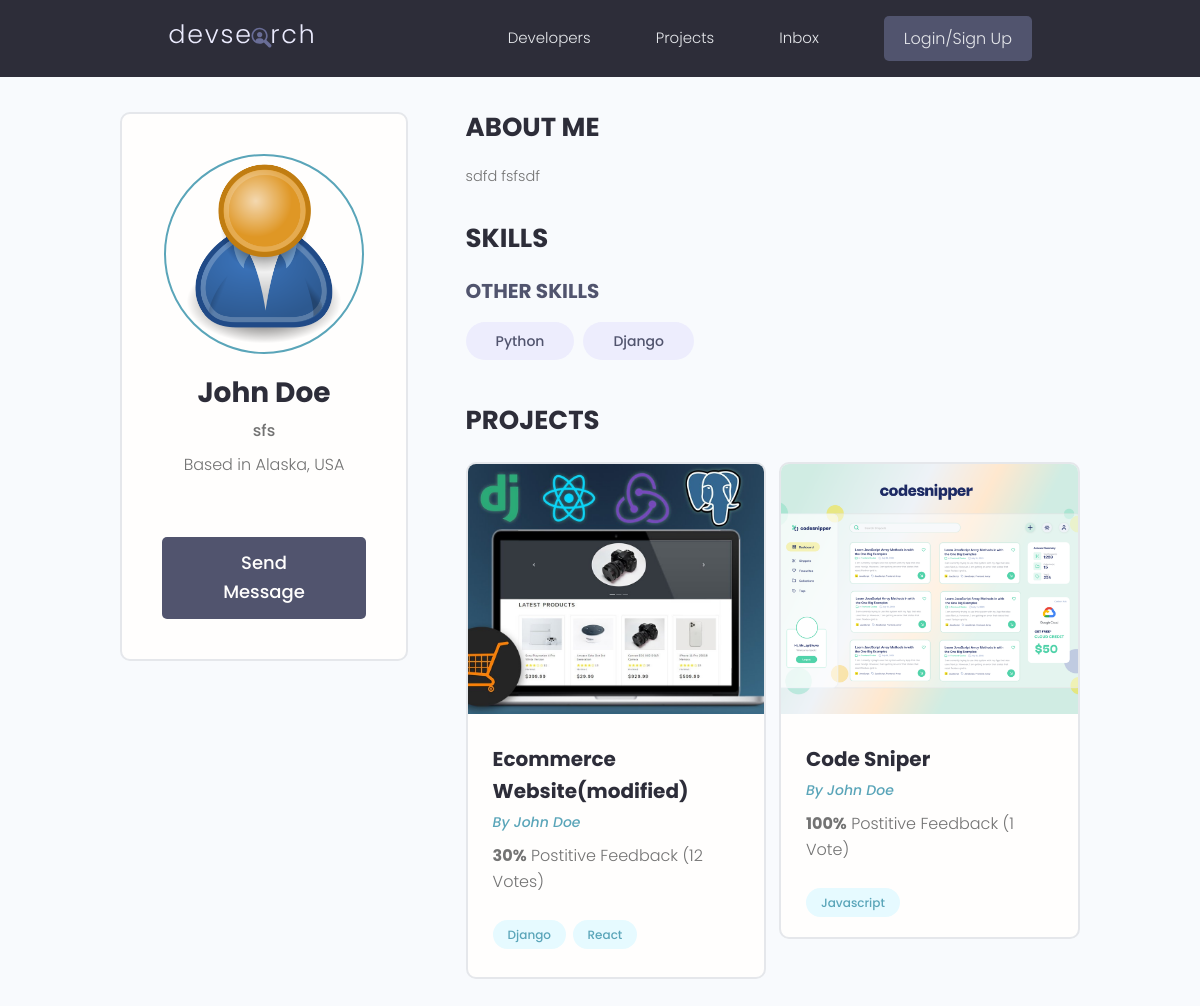
The page /profile/c28f3af5-e85e-414a-8dc9-d0ddf54f9bcc/ on the database its author committed.
### users/models.py (models this page shows, shortened)
class Profile(models.Model):
    user = models.OneToOneField(User, on_delete=models.CASCADE, null=True, blank=True)
    name = models.CharField(max_length=200, blank=True, null=True)
    email = models.EmailField(max_length=500, blank=True, null=True)
    username = models.CharField(max_length=200, blank=True, null=True)
    location = models.CharField(max_length=200, blank=True, null=True)
    short_intro = models.CharField(max_length=200, blank=True, null=True)
    bio = models.TextField(blank=True, null=True)
    profile_image = models.ImageField(blank=True, null=True, upload_to='profiles/',
    default="profiles/user-default.png")
    social_github = models.CharField(max_length=200, blank=True, null=True)
    social_twitter = models.CharField(max_length=200, blank=True, null=True)
    social_linkedin = models.CharField(max_length=200, blank=True, null=True)
    social_youtube = models.CharField(max_length=200, blank=True, null=True)
    social_website = models.CharField(max_length=200, blank=True, null=True)
    created = models.DateTimeField(auto_now_add=True)
    id = models.UUIDField(default=uuid.uuid4, unique=True, primary_key=True, editable=False)

class Skill(models.Model):
    owner = models.ForeignKey(
        Profile, on_delete=models.CASCADE, null=True, blank=True)
    name = models.CharField(max_length=200, blank=True, null=True)
    description = models.TextField(null=True, blank=True)
    created = models.DateTimeField(auto_now_add=True)
    id = models.UUIDField(default=uuid.uuid4, unique=True,
                         primary_key=True, editable=False)
    def __str__(self):
        return str(self.name)

### projects/models.py (models this page shows, shortened)
class Project(models.Model):
    owner = models.ForeignKey(
        Profile, null=True, blank=True, on_delete=models.SET_NULL)
    title = models.CharField(max_length=200)
    description = models.TextField(null=True, blank=True)
    featured_image = models.ImageField(
        null=True, blank=True, default="default.jpg")
    demo_link = models.CharField(max_length=2000, null=True, blank=True)
    source_link = models.CharField(max_length=2000, null=True, blank=True)
    tags = models.ManyToManyField('Tag', blank=True)
    vote_total = models.IntegerField(default=0, null=True, blank=True)
    vote_ratio = models.IntegerField(default=0, null=True, blank=True)
    created = models.DateTimeField(auto_now_add=True)
    id = models.UUIDField(default=uuid.uuid4, unique=True, primary_key=True, editable=False)

class Tag(models.Model):
    name = models.CharField(max_length=200)
    created = models.DateTimeField(auto_now_add=True)
    id = models.UUIDField(default=uuid.uuid4, unique=True, primary_key=True, editable=False)
    def __str__(self):
        return self.name

### users/views.py (the view)
# urls.py: path('profile/<str:pk>/', views.userProfile, name="user-profile")
def userProfile(request, pk):
    profile = Profile.objects.get(id=pk)
    topSkills = profile.skill_set.exclude(description__exact="")
    otherSkills = profile.skill_set.filter(description="")
    context = {'profile': profile, 'topSkills': topSkills, 'otherSkills': otherSkills }
    return render(request, 'users/user-profile.html', context)

### users/templates/users/user-profile.html (shortened to what this page needs)
{% extends 'main.html' %}
{% block content %}
<main class="profile my-md">
    <div class="container">
        <div class="layout">
            <div class="column column--1of3">
                <div class="card text-center">
                    <div class="card__body dev">
                        <img class="avatar avatar--xl" src="{{ profile.profile_image.url }}" />
                        <h2 class="dev__name">{{profile.name}}</h2>
                        <p class="dev__title">{{profile.short_intro}}</p>
                        <p class="dev__location">Based in {{profile.location}}</p>
                        <a href="#" class="btn btn--sub btn--lg">Send Message </a>
                    </div>
                </div>
            </div>
            <div class="column column--2of3">
                <div class="devInfo">
                    <h3 class="devInfo__title">About Me</h3>
                    <p class="devInfo__about">{{profile.bio}}</p>
                </div>
                <div class="devInfo">
                    <h3 class="devInfo__title">Skills</h3>
                    <div class="devInfo__skills">
                        <h3 class="devInfo__subtitle">Other Skills</h3>
                        <div class="devInfo__otherSkills">
                            {% for skill in otherSkills %}
                            <span class="tag tag--pill tag--sub tag--lg">
                                <small>{{ skill }}</small>
                            </span>
                            {% endfor %}
                        </div>
                    </div>
                </div>
                <div class="devInfo">
                    <h3 class="devInfo__title">Projects</h3>
                    <div class="grid grid--two">
                        {% for project in profile.project_set.all  %}
                        <div class="column">
                            <div class="card project">
                                <a href="{% url 'project' project.id %}" class="project">
                                    <img class="project__thumbnail" src="{{ project.featured_image.url }}"
                                        alt="project thumbnail" />
                                    <div class="card__body">
                                        <h3 class="project__title">{{ project.title }}</h3>
                                        <p><a class="project__author" href="{% url 'user-profile' project.owner.id %}">By {{project.owner.name}}</a></p>
                                        <p class="project--rating">
                                            <span style="font-weight: bold;">{{ project.vote_ratio }}%</span> Postitive
                                            Feedback ({{ project.vote_total }} Vote{{ project.vote_total|pluralize:"s"}})
                                        </p>
                                        <div class="project__tags">
                                            {% for tag in project.tags.all %}
                                            <span class="tag tag--pill tag--main">
                                                <small>{{ tag }}</small>
                                            </span>
                                            {% endfor %}
                                        </div>
                                    </div>
                                </a>
                            </div>
                        </div>
                        {% endfor %}
                    </div>
                </div>
            </div>
        </div>
    </div>
</main>
{% endblock content %}

### static/styles/app.css (style rules this page uses)
:root { --color-sub: #2d2d39; }
.btn--sub { background-color: var(--color-sub-light); }
.card { border: 2px solid var(--color-light); }
img { width: 100%; }
.profile .card > .dev { padding: 4rem; }
.dev__name { color: var(--color-sub); font-size: 2.8rem; font-weight: 700; margin-top: 1rem; margin-bottom: 0.5rem; }
.dev__title { font-size: 1.6rem; font-weight: 500; line-height: 1.3; }
.dev__location { margin-top: 1rem; }
.devInfo { margin-bottom: 3rem; }
.devInfo__title, .devInfo__subtitle { font-size: 2.6rem; color: var(--color-sub); text-transform: uppercase; font-weight: 700; margin-bottom: 1.5rem; }
.devInfo__subtitle { font-size: 2rem; color: var(--color-sub-light); }
.devInfo__about, .devSkill__info { font-size: 1.45rem; line-height: 1.7; text-align: justify; }
.project__author { font-size: 1.4rem; font-style: italic; }
.project--rating { margin-bottom: 1.6em; margin-top: .5em; }
.project__thumbnail { height: 25rem; object-fit: cover; object-position: top center; }
.project__title { font-size: 2rem; font-weight: 700; color: var(--color-sub); }

### static/uikit/styles/modules/_variables.css (style rules this page uses)
:root { --color-main: #5aa5b9; --color-main-light: #e6faff; --color-sub: #3f4156; --color-sub-light: #51546e; --color-sub-lighter: #ededfd; --color-text: #737373; --color-gray: #8b8b8b; --color-light: #e5e7eb; --color-light-gray: #767676; --color-bg: #f8fafd; --color-white: #fffefd; --color-white-light: #f3f3f3; --color-success: #359e64; --color-success-bg: #def8e8; --color-error: #fc4b0b; --color-error-bg: #fff2ee; --font-base: 'Poppins', arial, helvetica, 'Segoe UI', roboto, ubuntu, sans-serif; --font-monospace: 'Fira Code', 'Courier New', courier, monospace; --font-regular: 300; --font-medium: 500; --font-bold: 700; --generic-shadow: 1px 1px 5px #00000010; --generic-transition: all 0.3s ease-in-out; }

### static/uikit/styles/modules/_base.css (style rules this page uses)
* { margin: 0; padding: 0; box-sizing: border-box; text-rendering: optimizeLegibility; color: inherit; font-size: inherit; }
html { font-size: 50%; }
@media only screen and (min-width: 480px) { html { font-size: 56.25%; } }
@media only screen and (min-width: 1200px) { html { font-size: 62.5%; } }
body { line-height: 1.6; font-weight: 400; font-size: 1.5rem; color: var(--color-text); background-color: var(--color-bg); min-height: 100vh; }

### static/uikit/styles/modules/_typography.css (style rules this page uses)
* { font-family: var(--font-base); }
h2 { font-size: 3.6rem; font-weight: var(--font-bold); }
h3 { font-size: 3.2rem; font-weight: var(--font-medium); }
p, span, strong { font-size: 1.6rem; color: var(--color-text); font-weight: var(--font-regular); }
a { padding-bottom: 2px; text-decoration: none; display: inline-block; color: var(--color-main); font-weight: var(--font-medium); }

### static/uikit/styles/modules/_utilities.css (style rules this page uses)
.container { width: 92%; max-width: 165rem; margin: 0 auto; box-sizing: border-box; }
@media screen and (min-width: 1000px) { .container { width: 90%; } }
@media screen and (min-width: 1200px) { .container { width: 80%; } }
.text-center { text-align: center; }
.my-md { margin: 3rem auto; }

### static/uikit/styles/modules/_avatar.css (style rules this page uses)
.avatar { border-radius: 50%; border: 2px solid var(--color-main); object-fit: cover; }
.avatar--xl { height: 20rem; width: 20rem; }

### static/uikit/styles/modules/_button.css (style rules this page uses)
.btn { display: inline-block; position: relative; cursor: pointer; background-color: var(--color-light); font-weight: var(--font-medium); color: var(--color-sub); text-decoration: none; padding: 1rem 2rem; border-radius: 0.5rem; border: none; width: -webkit-fit-content; width: -moz-fit-content; width: fit-content; height: -webkit-fit-content; height: -moz-fit-content; height: fit-content; font-size: 1.6rem; outline-width: 0; outline-color: transparent; -webkit-backface-visibility: hidden; backface-visibility: hidden; transition: all 0.3s ease-in-out; }
.btn--sub { background-color: var(--color-sub); color: var(--color-white); }
.btn--lg { font-size: 1.8rem; padding: 1.2rem 4.5rem; }

### static/uikit/styles/modules/_card.css (style rules this page uses)
.card { border-radius: 1rem; background-color: var(--color-white); border: 1.5px solid var(--color-light); width: auto; height: auto; margin-top: 0.5rem; margin-bottom: 0.5rem; overflow: hidden; }
.card__body, .card__header { padding: 2rem 2.5rem; }

### static/uikit/styles/modules/_grid.css (style rules this page uses)
.grid { display: flex; flex-wrap: wrap; justify-content: flex-start; align-items: stretch; }
.grid > .column { min-width: 28rem; margin-bottom: 2.5rem; }
.grid--two > .column { flex-basis: 100%; }
@media screen and (min-width: 800px) { .grid--two { margin-right: -2%; } }
@media screen and (min-width: 800px) { .grid--two > .column { margin-right: 2%; } }
@media screen and (min-width: 800px) { .grid--two > .column { flex-basis: 48%; } }

### rows shown on the page
Profile: profile_image (placeholder picture), name "John Doe", short_intro "sfs", location "Alaska, USA", bio "sdfd fsfsdf"
Skill: name "Python"
Skill: name "Django"
Project: featured_image (picture), title "Ecommerce Website(modified)", owner.name "John Doe", vote_ratio "30", vote_total "12"
Tag: name "Django"
Tag: name "React"
Project: featured_image (picture), title "Code Sniper", owner.name "John Doe", vote_ratio "100", vote_total "1"
Tag: name "Javascript"
